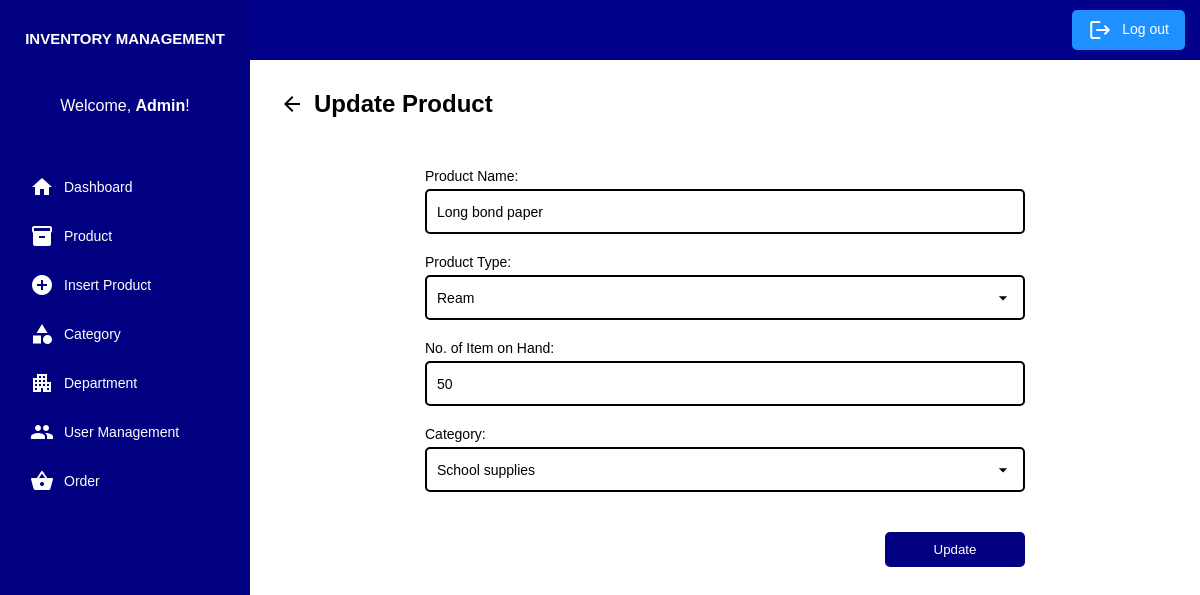
Page /admin/php/a_product_update.php?id=40 on the committed database.
### tables this page shows
CREATE TABLE `products` (
  `id` int(11) NOT NULL,
  `product_name` varchar(100) NOT NULL,
  `product_type` varchar(100) NOT NULL,
  `quantity` int(11) NOT NULL,
  `category_id` int(11) NOT NULL,
  `date_added` datetime NOT NULL DEFAULT current_timestamp(),
  `deleted_at` datetime DEFAULT NULL
);

### admin/php/a_product_update.php (the view, shortened to what this page needs)
<?php
include 'db_conn.php';
$product_id = $_GET['id'];
$product_name = $product_type = $quantity = $category_id = "";
if (isset($product_id)) {
    $query = "SELECT * FROM products WHERE id = ?";
    $stmt = $conn->prepare($query);
    $stmt->bind_param("i", $product_id);
    $stmt->execute();
    $result = $stmt->get_result();
    if ($result->num_rows > 0) {
        $product = $result->fetch_assoc();
        $product_name = $product['product_name'];
        $product_type = $product['product_type'];
        $quantity = $product['quantity'];
        $category_id = $product['category_id'];
    } else {
        echo "Product not found.";
        exit;
    }
}
?>
<!DOCTYPE html>
<html lang="en">
    <head>
        <link rel="stylesheet" href="../css/a_product_add.css">
        <link rel="stylesheet" href="../css/modal.css">
    </head>
    <body>
        <div class="dashboard-container">
            <aside class="sidebar">
            <h2>INVENTORY MANAGEMENT</h2>
            <p class="greeting">Welcome, <b>Admin</b>!</p>
            <nav class="sidebar-nav">
                <ul>
                    <li><a href="a_dashboard.php"><i class="material-icons">home</i>Dashboard</a></li>
                    <li><a href="a_product.php"><i class="material-icons">inventory</i>Product</a></li>
                    <li><a href="a_product_new.php"><i class="material-icons">add_circle</i>Insert Product</a></li>
                    <li><a href="a_category.php"><i class="material-icons">category</i>Category</a></li>
                    <li><a href="a_department.php"><i class="material-icons">apartment</i>Department</a></li>
                    <li><a href="a_umanagement.php"><i class="material-icons">people</i>User Management</a></li>
                    <li><a href="a_order.php"><i class="material-icons">shopping_basket</i>Order</a></li>
                </ul>
            </nav>
            </aside>
            <main class="main-content">
                <header class="top-header">
                    <button class="logout-btn" onclick="confirmLogout()">
                        <i class="material-icons">logout</i>Log out
                    </button>
                </header>
                <div class="container">
                    <div class="header">
                        <span class="material-icons back-arrow" onclick="window.history.back();">arrow_back</span>
                        <h2>Update Product</h2>
                    </div>
                    <form class="product-form" method="POST" action="">
                        <div class="form-group">
                            <label for="product_name">Product Name:</label>
                            <input type="text" name="product_name" id="product_name" value="<?php echo htmlspecialchars($product_name); ?>" required>
                        </div>
                        <div class="form-group">
                            <label for="product_type">Product Type:</label>
                            <select name="product_type" id="product_type" required>
                                <option value="Ream" <?php echo ($product_type == "Ream") ? "selected" : ""; ?>>Ream</option>
                            </select>
                        </div>
                        <div class="form-group">
                            <label for="quantity">No. of Item on Hand:</label>
                            <input type="number" name="quantity" id="quantity" value="<?php echo htmlspecialchars($quantity); ?>" required>
                        </div>
                        <div class="form-group">
                            <label for="category">Category:</label>
                            <select name="category" id="category" required>
                                <?php
                                $category_query = "SELECT * FROM categories";
                                $category_result = $conn->query($category_query);
                                if ($category_result->num_rows > 0) {
                                    while ($row = $category_result->fetch_assoc()) {
                                        $selected = ($row['id'] == $category_id) ? "selected" : "";
                                        echo "<option value='" . $row['id'] . "' $selected>" . htmlspecialchars($row['category_name']) . "</option>";
                                    }
                                }
                                ?>
                            </select>
                        </div>
                        <button type="submit" class="btn-add">Update</button>
                    </form>
                </div>
            </main>
        </div>
    </body>
</html>

### admin/css/a_product_add.css (style rules this page uses)
* { margin: 0; padding: 0; box-sizing: border-box; font-family: 'Arial', sans-serif; }
body, html { height: 100%; background-color: white; overflow: hidden; }
.dashboard-container { display: flex; height: 100vh; width: 100%; flex-direction: column; overflow: hidden; }
@media (min-width: 768px) { .dashboard-container { flex-direction: row; } }
.sidebar { width: 100%; background-color: navy; padding: 20px; display: flex; flex-direction: column; height: 100vh; }
@media (min-width: 768px) { .sidebar { width: 250px; } }
.sidebar h2 { color: white; font-size: 15px; text-transform: uppercase; text-align: center; margin-top: 10px; }
.greeting { color: white; text-align: center; margin-bottom: 50px; margin-top: 50px; }
.sidebar-nav ul { list-style: none; }
.sidebar-nav ul li { margin-bottom: 5px; }
.sidebar-nav ul li a { text-decoration: none; color: white; font-size: 14px; display: flex; align-items: center; padding: 10px; border-radius: 5px; transition: background-color 0.1s; }
.material-icons { vertical-align: middle; margin-right: 10px; }
.main-content { flex: 1; display: flex; flex-direction: column; background-color: white; height: 100vh; overflow: hidden; }
.top-header { display: flex; justify-content: flex-end; background-color: darkblue; padding: 15px; height: 60px; align-items: center; flex-shrink: 0; }
.logout-btn { background-color: dodgerblue; color: white; border: none; padding: 8px 16px; border-radius: 5px; font-size: 14px; cursor: pointer; transition: background-color 0.1s; }
.container { padding: 30px; width: 100%; margin: 0 auto; display: flex; flex-direction: column; align-items: center; overflow: hidden; }
.header { align-self: flex-start; display: flex; align-items: center; margin-bottom: 50px; }
.back-arrow { cursor: pointer; margin-right: 10px; color: #000000; }
h2 { margin: 0; }
.product-form { width: 100%; max-width: 600px; display: flex; flex-direction: column; align-items: center; }
.form-group { width: 100%; margin-bottom: 20px; }
label { font-size: 14px; margin-bottom: 5px; display: block; color: #000000; }
input[type="text"], input[type="number"], select { width: 100%; height: 45px; padding: 10px; font-size: 14px; border-radius: 5px; border: 2px solid black; box-sizing: border-box; }
select { appearance: none; background-color: white; background-position: right 10px center; background-repeat: no-repeat; background-size: 20px; }
.btn-add { background-color: navy; color: white; width: 140px; padding: 10px 15px; border: none; border-radius: 5px; cursor: pointer; margin-top: 20px; align-self: flex-end; }

### admin/css/modal.css (style rules this page uses)
label { font-size: 14px; color: #000000; }

### rows in the picture
products: product_name "Long bond paper", product_type "Ream", quantity "50"

### other values in the picture
form field category "School supplies"
